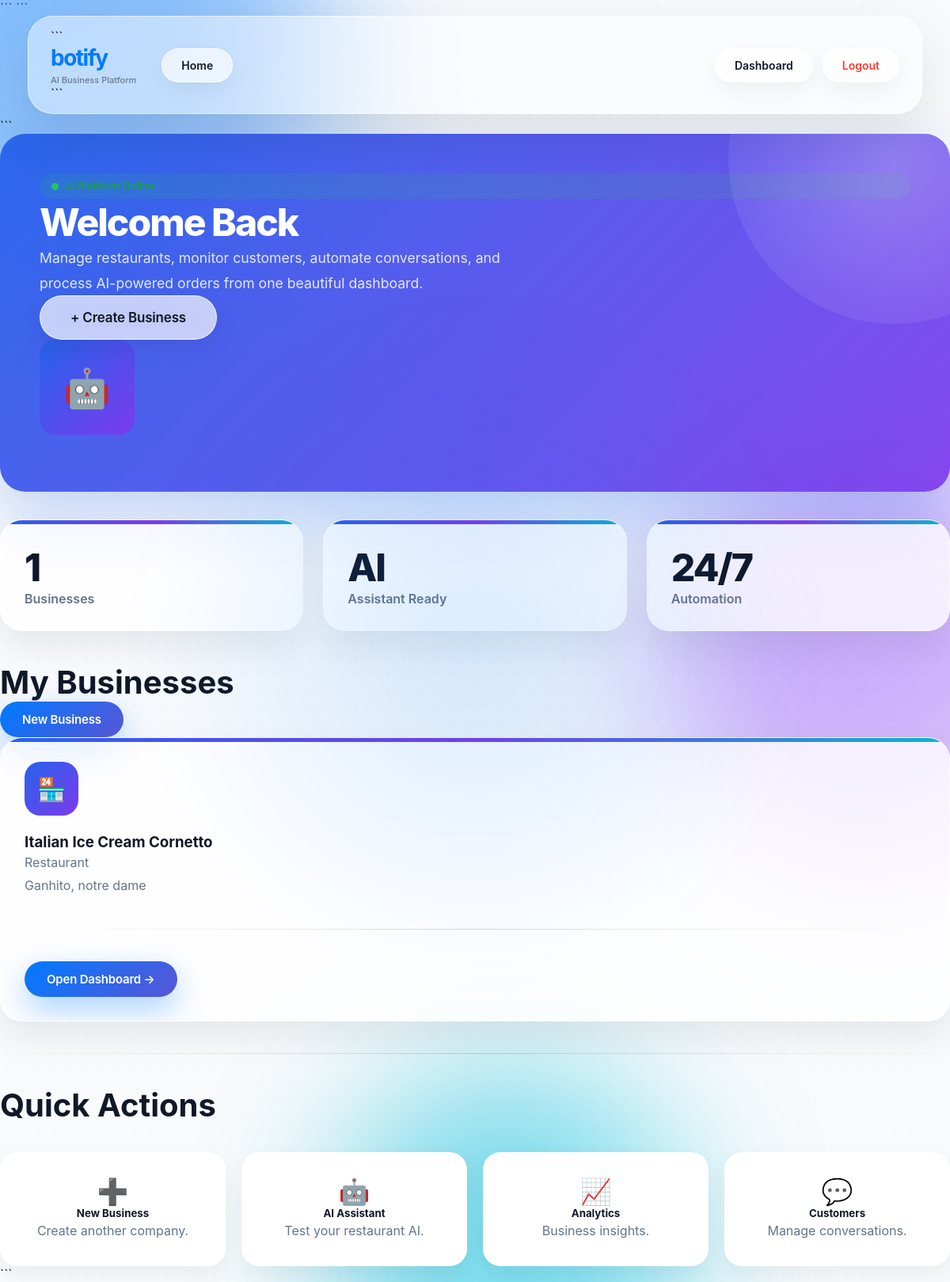
The page /dashboard (signed in) on the database its author committed.
### models/business.py (models this page shows)
class Business(db.Model):
    id = db.Column(
        db.Integer,
        primary_key=True
    )
    name = db.Column(
        db.String(150),
        nullable=False
    )
    business_type = db.Column(
        db.String(50),
        nullable=False
    )
    address = db.Column(
        db.String(255)
    )
    phone = db.Column(
        db.String(30)
    )
    owner_id = db.Column(
        db.Integer,
        db.ForeignKey("user.id"),
        nullable=False
    )
    menus = db.relationship(
        "Menu",
        backref="business",
        lazy=True,
        cascade="all, delete-orphan"
    )
    orders = db.relationship(
        "Order",
        backref="business",
        lazy=True,
        cascade="all, delete-orphan"
    )
    customers = db.relationship(
        "Customer",
        backref="business",
        lazy=True,
        cascade="all, delete-orphan"
    )

### app.py (the view)
@app.route("/dashboard")
def dashboard():
    if "user_id" not in session:
        return redirect(
            "/login"
        )
    businesses = Business.query.filter_by(
        owner_id=session["user_id"]
    ).all()
    return render_template(
        "dashboard.html",
        businesses=businesses
    )

### app.py (called while the page is built)
@app.context_processor
def inject_globals():
    return {
        "app_name":
        "Botify AI",
        "currency":
        "FCFA"
    }

### templates/dashboard.html (shortened to what this page needs)
{% extends "base.html" %}
{% block content %}
<div class="container py-5">
    <section class="dashboard-hero fade-up">
        <div class="row align-items-center">
            <div class="col-lg-8">
                <span class="status-badge mb-3">
                    <span class="status-dot"></span>
                </span>
                <h1 class="mt-3">
                    Welcome Back
                </h1>
                <p class="mt-3">
                    Manage restaurants, monitor customers, automate conversations,
                    and process AI-powered orders from one beautiful dashboard.
                </p>
                <div class="mt-4">
                    <a href="/create-business" class="btn btn-light btn-lg">
                        + Create Business
                    </a>
                </div>
            </div>
            <div class="col-lg-4 text-center">
                <div class="float">
                    <div class="business-icon mx-auto"
                    style="width:120px;height:120px;font-size:3rem;">
                        🤖
                    </div>
                </div>
            </div>
        </div>
    </section>
    <div class="stats-grid">
        <div class="business-card">
            <div class="kpi">
                {{ businesses|length }}
            </div>
            <div class="kpi-label">
                Businesses
            </div>
        </div>
        <div class="business-card">
            <div class="kpi">
                AI
            </div>
            <div class="kpi-label">
                Assistant Ready
            </div>
        </div>
        <div class="business-card">
            <div class="kpi">
                24/7
            </div>
            <div class="kpi-label">
                Automation
            </div>
        </div>
    </div>
    <div class="d-flex justify-content-between align-items-center mb-4">
        <h2 class="fw-bold">
            My Businesses
        </h2>
        <a href="/create-business"
           class="btn btn-primary">
            New Business
        </a>
    </div>
    {% if businesses %}
    <div class="row">
        {% for business in businesses %}
        <div class="col-lg-4 mb-4">
            <div class="business-card h-100">
                <div class="business-icon">
                    🏪
                </div>
                <h3 class="fw-bold">
                    {{ business.name }}
                </h3>
                <p class="text-muted">
                    {{ business.business_type }}
                </p>
                <p>
                    {{ business.address }}
                </p>
                <div class="divider"></div>
                <div class="d-grid">
                    <a href="/business/{{ business.id }}"
                       class="btn btn-primary">
                        Open Dashboard →
                    </a>
                </div>
            </div>
        </div>
        {% endfor %}
    </div>
    {% endif %}
    <div class="divider"></div>
    <h2 class="fw-bold mb-4">
        Quick Actions
    </h2>
    <div class="quick-actions">
        <div class="action-card">
            <div style="font-size:2rem;">
                ➕
            </div>
            <h5 class="mt-3">
                New Business
            </h5>
            <p class="text-muted">
                Create another company.
            </p>
        </div>
        <div class="action-card">
            <div style="font-size:2rem;">
                🤖
            </div>
            <h5 class="mt-3">
                AI Assistant
            </h5>
            <p class="text-muted">
                Test your restaurant AI.
            </p>
        </div>
        <div class="action-card">
            <div style="font-size:2rem;">
                📈
            </div>
            <h5 class="mt-3">
                Analytics
            </h5>
            <p class="text-muted">
                Business insights.
            </p>
        </div>
        <div class="action-card">
            <div style="font-size:2rem;">
                💬
            </div>
            <h5 class="mt-3">
                Customers
            </h5>
            <p class="text-muted">
                Manage conversations.
            </p>
        </div>
    </div>
</div>
{% endblock %}

### static/css/style.css (style rules this page uses)
* { box-sizing:border-box; margin:0; padding:0; }
html { scroll-behavior:smooth; }
body { min-height:100vh; overflow-x:hidden; background:#f8fafc; color:#111827; -webkit-font-smoothing:antialiased; }
a { text-decoration:none; color:inherit; }

### static/css/variables.css (style rules this page uses)
:root { --bg:#f5f7fb; --bg-secondary:#eef3ff; --surface:rgba(255,255,255,.72); --surface-solid:#ffffff; --border:rgba(255,255,255,.65); --text:#0f172a; --text-light:#64748b; --primary:#2563eb; --primary-dark:#1d4ed8; --purple:#7c3aed; --cyan:#06b6d4; --green:#10b981; --danger:#ef4444; --shadow: 0 15px 35px rgba(15,23,42,.08); --shadow-hover: 0 30px 60px rgba(15,23,42,.12); --radius:26px; --radius-small:16px; --transition:.35s ease; }
* { margin:0; padding:0; box-sizing:border-box; }
html { scroll-behavior:smooth; }
body { font-family: Inter, -apple-system, BlinkMacSystemFont, "Segoe UI", sans-serif; background:var(--bg); color:var(--text); overflow-x:hidden; min-height:100vh; position:relative; }
h1 { font-size:3.5rem; font-weight:800; letter-spacing:-2px; }
h2 { font-size:2.5rem; font-weight:700; }
h3 { font-weight:700; }
p { color:var(--text-light); line-height:1.8; }

### static/css/background.css (style rules this page uses)
body { background: radial-gradient( circle at 15% 20%, rgba(0,122,255,.20), transparent 35% ), radial-gradient( circle at 85% 80%, rgba(139,92,246,.20), transparent 40% ), linear-gradient( 135deg, #f8fafc, #eef6ff, #ffffff ); background-attachment:fixed; overflow-x:hidden; }
body::before { content:""; position:fixed; inset:0; pointer-events:none; opacity:.035; background-image: radial-gradient( #000 1px, transparent 1px ); background-size: 20px 20px; }
body::after { content:""; position:fixed; width: 900px; height: 900px; left: 50%; top: 50%; transform: translate(-50%,-50%); background: radial-gradient( circle, rgba(0,122,255,.15), transparent 65% ); filter: blur(40px); animation: auroraPulse 12s infinite ease-in-out; pointer-events:none; }

### static/css/buttons.css (style rules this page uses)
.btn { position:relative; overflow:hidden; display:inline-flex; align-items:center; justify-content:center; gap:10px; padding: 13px 28px; border:none; border-radius: 999px; font-weight: 600; font-size: 15px; letter-spacing: -.2px; text-decoration:none; cursor:pointer; transition: all .35s cubic-bezier(.2,.8,.2,1); -webkit-tap-highlight-color:transparent; }
.btn-primary { color:white; background: linear-gradient( 135deg, #007AFF, #5856D6 ); box-shadow: 0 15px 40px rgba(0,122,255,.35); }
.btn-light { background: rgba(255,255,255,.7); backdrop-filter: blur(15px); border: 1px solid rgba(255,255,255,.8); color:#111827; box-shadow: 0 12px 30px rgba(0,0,0,.08); }
.btn::before { content:""; position:absolute; inset:0; background: linear-gradient( 120deg, transparent, rgba(255,255,255,.45), transparent ); transform: translateX(-120%); transition:.6s; }
.btn-lg { padding: 17px 38px; font-size: 17px; }

### static/css/chat.css (style rules this page uses)
.status-badge { display:flex; align-items:center; gap:8px; padding: 8px 15px; border-radius: 999px; background: rgba(34,197,94,.12); color: #16a34a; font-weight: 600; font-size: 13px; }
.status-dot { width: 9px; height: 9px; border-radius: 50%; background: #22c55e; animation: pulseDot 2s infinite; }

### static/css/animations.css (style rules this page uses)
body { animation:pageFade .6s ease; }
.fade-up { animation:fadeUp .7s ease both; }
.float { animation:floatSoft 6s ease-in-out infinite; }
a { transition:.25s ease; }
.divider { height:1px; background: linear-gradient( 90deg, transparent, rgba(100,116,139,.25), transparent ); margin:40px 0; }

### templates/base.html (style rules this page uses)
body { font-family: -apple-system, BlinkMacSystemFont, "SF Pro Display", "SF Pro Text", "Helvetica Neue", Arial, sans-serif; }

### rows shown on the page
Business: name "Italian Ice Cream Cornetto", business_type "Restaurant", address "Ganhito, notre dame"

### other values the page prints
{{ businesses|length }} "1"
